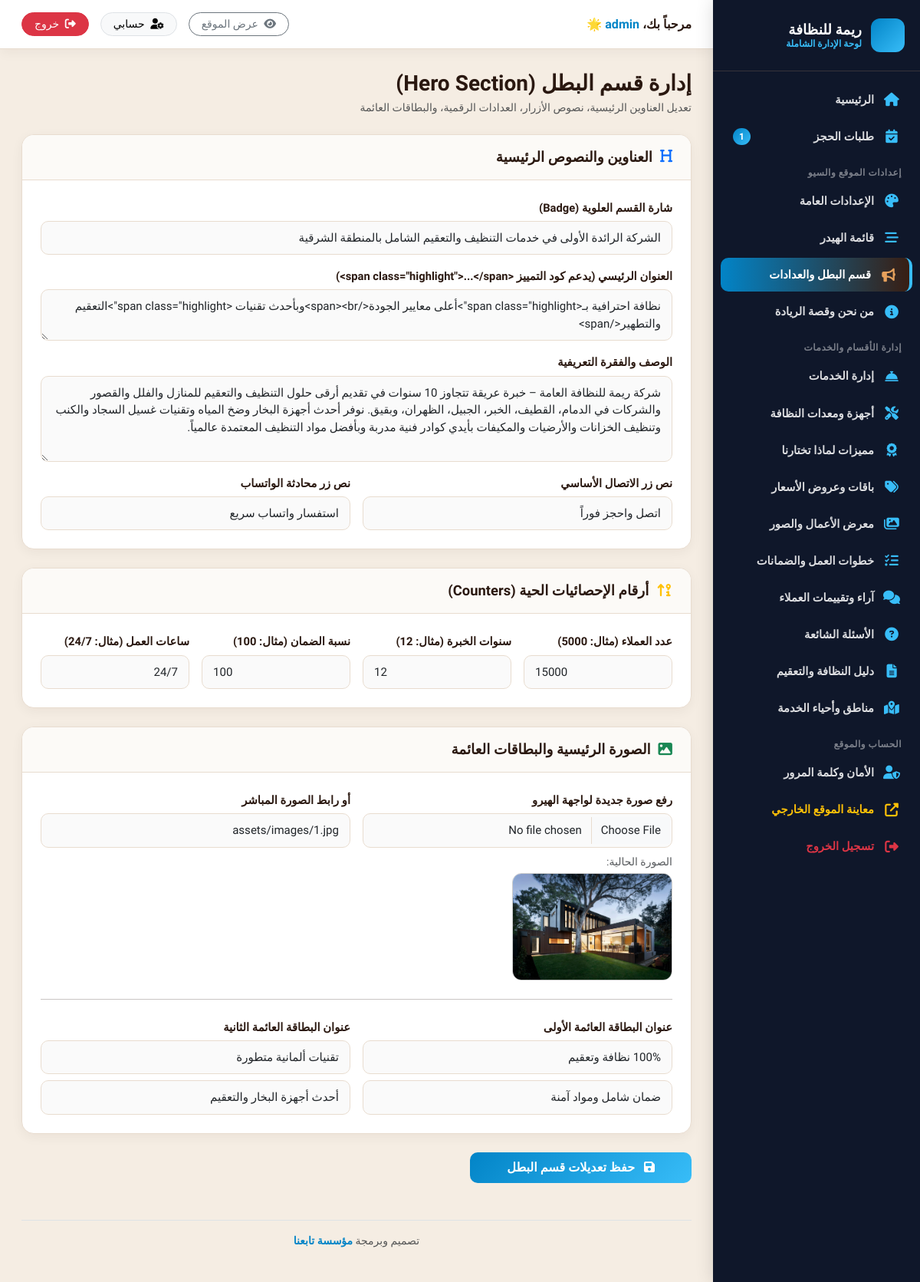
The app's page /admin/hero.php (signed in) with its own data.
### tables this page shows
CREATE TABLE sections_content (
  section_key TEXT PRIMARY KEY,
  content_data TEXT NOT NULL
);

### includes/functions.php (called while the page is built, shortened)
<?php
require_once __DIR__ . '/db.php';
function get_section($section_key, $default = []) {
    global $pdo;
    try {
        $stmt = $pdo->prepare("SELECT content_data FROM sections_content WHERE section_key = :k LIMIT 1");
        $stmt->execute([':k' => $section_key]);
        $row = $stmt->fetch();
        if ($row && !empty($row['content_data'])) {
            $decoded = json_decode($row['content_data'], true);
            return is_array($decoded) ? array_merge($default, $decoded) : $default;
        }
    } catch (Exception $e) {}
    return $default;
}
function asset_url($path) {
    return SITE_URL . '/' . ltrim($path, '/');
}

### admin/hero.php (the view, shortened to what this page needs)
<?php
require_once __DIR__ . '/includes/admin_header.php';
$hero = get_section('hero', [
    'badge'          => 'الشركة الرائدة الأولى في خدمات التنظيف والتعقيم الشامل بالمنطقة الشرقية',
    'title'          => 'نظافة احترافية بـ<span class="highlight">أعلى معايير الجودة</span><br>وبأحدث تقنيات <span class="highlight">التعقيم والتطهير</span>',
    'desc'           => 'شركة ريمة للنظافة العامة – خبرة عريقة تتجاوز 10 سنوات في تقديم أرقى حلول التنظيف والتعقيم للمنازل والفلل والقصور والشركات في الدمام، القطيف، الخبر، الجبيل، الظهران، وبقيق. نوفر أحدث أجهزة البخار وضخ المياه وتقنيات غسيل السجاد والكنب وتنظيف الخزانات والأرضيات والمكيفات بأيدي كوادر فنية مدربة وبأفضل مواد التنظيف المعتمدة عالمياً.',
    'btn_call'       => 'اتصل واحجز فوراً',
    'btn_wa'         => 'استفسار واتساب سريع',
    'stat_clients'   => '5000',
    'stat_years'     => '12',
    'stat_guarantee' => '100',
    'stat_hours'     => '24/7',
    'card1_title'    => '100% نظافة وتعقيم',
    'card1_sub'      => 'ضمان شامل ومواد آمنة',
    'card2_title'    => 'تقنيات ألمانية متطورة',
    'card2_sub'      => 'أحدث أجهزة البخار والتعقيم',
    'image'          => 'assets/images/1.jpg'
]);
?>
<div class="d-flex align-items-center justify-content-between mb-4">
  <div>
    <h3 class="fw-bold mb-1" style="color:var(--text-dark);">إدارة قسم البطل (Hero Section)</h3>
    <p class="text-muted small mb-0">تعديل العناوين الرئيسية، نصوص الأزرار، العدادات الرقمية، والبطاقات العائمة</p>
  </div>
</div>
<form method="POST" action="hero.php" enctype="multipart/form-data">
  <div class="content-card">
    <div class="content-card-header">
      <h5><i class="fas fa-heading text-primary"></i> العناوين والنصوص الرئيسية</h5>
    </div>
    <div class="content-card-body">
      <div class="row g-3">
        <div class="col-12">
          <label class="form-label">شارة القسم العلوية (Badge)</label>
          <input type="text" name="badge" class="form-control" value="<?= htmlspecialchars($hero['badge'] ?? '') ?>" required />
        </div>
        <div class="col-12">
          <label class="form-label">العنوان الرئيسي (يدعم كود التمييز &lt;span class="highlight"&gt;...&lt;/span&gt;)</label>
          <textarea name="title" class="form-control" rows="2" required><?= htmlspecialchars($hero['title'] ?? '') ?></textarea>
        </div>
        <div class="col-12">
          <label class="form-label">الوصف والفقرة التعريفية</label>
          <textarea name="desc" class="form-control" rows="4" required><?= htmlspecialchars($hero['desc'] ?? '') ?></textarea>
        </div>
        <div class="col-md-6">
          <label class="form-label">نص زر الاتصال الأساسي</label>
          <input type="text" name="btn_call" class="form-control" value="<?= htmlspecialchars($hero['btn_call'] ?? '') ?>" />
        </div>
        <div class="col-md-6">
          <label class="form-label">نص زر محادثة الواتساب</label>
          <input type="text" name="btn_wa" class="form-control" value="<?= htmlspecialchars($hero['btn_wa'] ?? '') ?>" />
        </div>
      </div>
    </div>
  </div>
  <div class="content-card">
    <div class="content-card-header">
      <h5><i class="fas fa-sort-numeric-up-alt text-warning"></i> أرقام الإحصائيات الحية (Counters)</h5>
    </div>
    <div class="content-card-body">
      <div class="row g-3">
        <div class="col-md-3">
          <label class="form-label">عدد العملاء (مثال: 5000)</label>
          <input type="number" name="stat_clients" class="form-control" value="<?= htmlspecialchars($hero['stat_clients'] ?? '5000') ?>" required />
        </div>
        <div class="col-md-3">
          <label class="form-label">سنوات الخبرة (مثال: 12)</label>
          <input type="number" name="stat_years" class="form-control" value="<?= htmlspecialchars($hero['stat_years'] ?? '12') ?>" required />
        </div>
        <div class="col-md-3">
          <label class="form-label">نسبة الضمان (مثال: 100)</label>
          <input type="number" name="stat_guarantee" class="form-control" value="<?= htmlspecialchars($hero['stat_guarantee'] ?? '100') ?>" required />
        </div>
        <div class="col-md-3">
          <label class="form-label">ساعات العمل (مثال: 24/7)</label>
          <input type="text" name="stat_hours" class="form-control" value="<?= htmlspecialchars($hero['stat_hours'] ?? '24/7') ?>" required />
        </div>
      </div>
    </div>
  </div>
  <div class="content-card">
    <div class="content-card-header">
      <h5><i class="fas fa-image text-success"></i> الصورة الرئيسية والبطاقات العائمة</h5>
    </div>
    <div class="content-card-body">
      <div class="row g-3">
        <div class="col-md-6">
          <label class="form-label">رفع صورة جديدة لواجهة الهيرو</label>
          <input type="file" name="hero_image_file" class="form-control img-preview-input" data-preview-target="heroPreview" accept="image/*" />
        </div>
        <div class="col-md-6">
          <label class="form-label">أو رابط الصورة المباشر</label>
          <input type="text" name="hero_image_url" class="form-control" value="<?= htmlspecialchars($hero['image'] ?? '') ?>" />
        </div>
        <div class="col-12 mt-2">
          <span class="d-block small text-muted mb-1">الصورة الحالية:</span>
          <img id="heroPreview" src="<?= htmlspecialchars(asset_url($hero['image'] ?? 'assets/images/1.jpg')) ?>" alt="Hero Preview" style="max-height:140px;border-radius:12px;border:1px solid #ccc;object-fit:cover;" />
        </div>
        <div class="col-12"><hr class="my-2"></div>
        <div class="col-md-6">
          <label class="form-label">عنوان البطاقة العائمة الأولى</label>
          <input type="text" name="card1_title" class="form-control" value="<?= htmlspecialchars($hero['card1_title'] ?? '') ?>" />
          <input type="text" name="card1_sub" class="form-control mt-2" placeholder="النص الفرعي" value="<?= htmlspecialchars($hero['card1_sub'] ?? '') ?>" />
        </div>
        <div class="col-md-6">
          <label class="form-label">عنوان البطاقة العائمة الثانية</label>
          <input type="text" name="card2_title" class="form-control" value="<?= htmlspecialchars($hero['card2_title'] ?? '') ?>" />
          <input type="text" name="card2_sub" class="form-control mt-2" placeholder="النص الفرعي" value="<?= htmlspecialchars($hero['card2_sub'] ?? '') ?>" />
        </div>
      </div>
    </div>
  </div>
  <div class="text-start mb-5">
    <button type="submit" class="btn btn-admin-primary px-5 py-2">
      <i class="fas fa-save me-2"></i> حفظ تعديلات قسم البطل
    </button>
  </div>
</form>
<?php require_once __DIR__ . '/includes/admin_footer.php'; ?>

### admin/assets/css/admin.css (style rules this page uses)
:root { --sidebar-bg: #23120B; --sidebar-hover: #381E13; --sidebar-active: #8B5A2B; --primary: #8B5A2B; --primary-hover: #6B421E; --accent: #D4A373; --accent-bright: #E6A15C; --body-bg: #F5EDE3; --card-bg: #FFFFFF; --text-dark: #2A1810; --text-muted: #73645A; --border-color: #E8DCCF; --radius-lg: 16px; --radius-md: 10px; --shadow-sm: 0 4px 15px rgba(42,24,16,0.05); --shadow-md: 0 8px 25px rgba(42,24,16,0.08); }
body { font-family: 'Cairo', sans-serif; background-color: var(--body-bg); color: var(--text-dark); margin: 0; padding: 0; overflow-x: hidden; }
.content-card { background: #FFFFFF; border-radius: var(--radius-lg); border: 1px solid var(--border-color); box-shadow: var(--shadow-sm); margin-bottom: 24px; overflow: hidden; }
.content-card-header { padding: 18px 24px; border-bottom: 1px solid var(--border-color); display: flex; align-items: center; justify-content: space-between; background: #FCFAF7; }
.content-card-header h5 { margin: 0; font-weight: 800; font-size: 1.15rem; color: var(--text-dark); display: flex; align-items: center; gap: 10px; }
.content-card-body { padding: 24px; }
.btn-admin-primary { background: linear-gradient(135deg, var(--primary), var(--primary-hover)); color: white; border: none; font-weight: 700; border-radius: var(--radius-md); padding: 9px 20px; transition: all 0.25s ease; }
.form-label { font-weight: 700; font-size: 0.92rem; color: var(--text-dark); margin-bottom: 6px; }
.form-control, .form-select { border: 1.5px solid var(--border-color); border-radius: var(--radius-md); padding: 10px 14px; font-family: 'Cairo', sans-serif; font-size: 0.94rem; background-color: #FAFAFA; transition: border-color 0.25s, box-shadow 0.25s; }

### records on screen
sections_content: badge "الشركة الرائدة الأولى في خدمات التنظيف والتعقيم الشامل بالمنطقة الشرقية", title "نظافة احترافية بـ<span class=\"highlight\">أعلى معايير الجودة</span><br>وبأحدث تقنيات <span class=\"highlight\">التعقيم والتطهير</span>", desc "شركة ريمة للنظافة العامة – خبرة عريقة تتجاوز 10 سنوات في تقديم أرقى حلول التنظيف والتعقيم للمنازل والفلل والقصور والشركات في الدمام، القطيف، الخبر، الجبيل، الظهران، وبقيق. نوفر أحدث أجهزة البخار وضخ المياه وتقنيات غسيل السجاد والكنب وتنظيف الخزانات والأرضيات والمكيفات بأيدي كوادر فنية مدربة وبأفضل مواد التنظيف المعتمدة عالمياً.", btn_call "اتصل واحجز فوراً", btn_wa "استفسار واتساب سريع", stat_clients "15000", stat_years "12", stat_guarantee "100", stat_hours "24/7", hero_image_url "assets/images/1.jpg", card1_title "100% نظافة وتعقيم", card1_sub "ضمان شامل ومواد آمنة", card2_title "تقنيات ألمانية متطورة", card2_sub "أحدث أجهزة البخار والتعقيم"

### other values on screen
$site_short_name "ريمة للنظافة"
$new_bookings_count "1"
$_SESSION['admin_username'] "admin"
